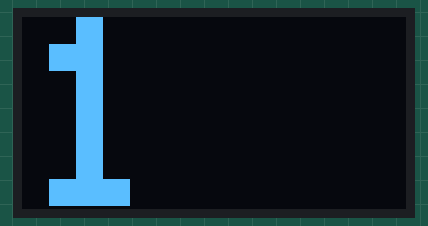
Recording of a sketch running on a simulated Arduino Uno, built with avr-gcc and run on an emulated ATmega328P. On the bench: 128×64 one-colour display.

Above: at 0.4 s.
At 4.5 s:
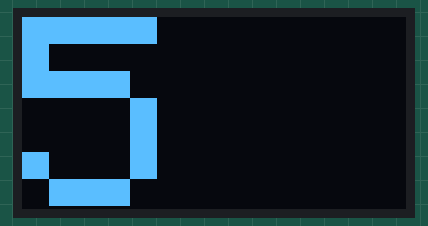
At 9.6 s:
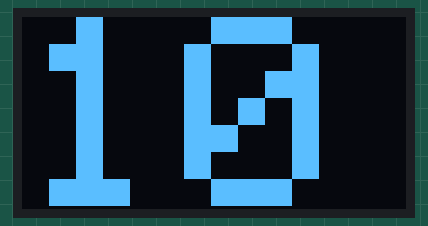
At 18.9 s:
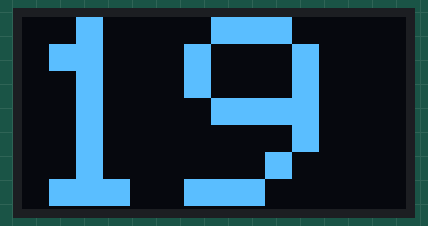
At 28.1 s:
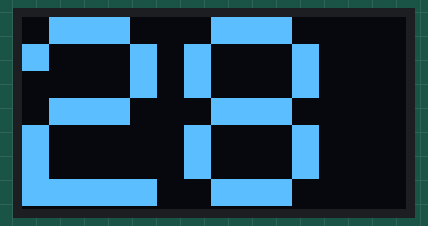
At 38.4 s:
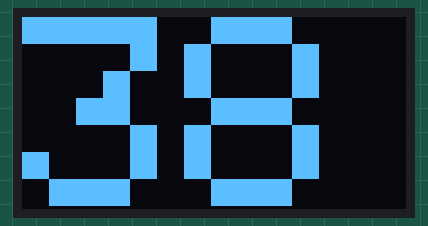

The sketch:

oled_sh1106_i2c_contador.ino
```cpp
/*  oled_sh1106_i2c_dibuja_contador
 *
 * Usando pantalla OLED SH1106 I2C 128x64px
 * David Guzmán
 * Junio de 2022
 *
 * Escribe en pantalla los segundos transcurridos en pantalla OLED.
 *
 * Basado en ejemplo SH1106_128x64_i2c_QTPY de
 * biblioteca Adafruit SH100X.
 *
 * Conexiones:
 *    OLED      Arduino UNO
 *    VCC  --   5V
 *    GND  --   GND
 *    SCK  --   A5
 *    SDA  --   A4
 *
 */
#include <SPI.h>
#include <Wire.h>
#include <Adafruit_GFX.h>
#include <Adafruit_SH110X.h>

/* Uncomment the initialize the I2C address , uncomment only one, If you get a totally blank screen try the other*/
#define i2c_Address 0x3c //initialize with the I2C addr 0x3C Typically eBay OLED's
//#define i2c_Address 0x3d //initialize with the I2C addr 0x3D Typically Adafruit OLED's

#define SCREEN_WIDTH 128 // OLED display width, in pixels
#define SCREEN_HEIGHT 64 // OLED display height, in pixels
#define OLED_RESET -1   //   QT-PY / XIAO
Adafruit_SH1106G display = Adafruit_SH1106G(SCREEN_WIDTH, SCREEN_HEIGHT, &Wire, OLED_RESET);

void setup() {
  delay(250); // wait for the OLED to power up
  display.begin(i2c_Address, true); // Address 0x3C default

  display.clearDisplay(); //limpia contenido de pantalla

  display.setTextSize(9); //asigna tamaño de la fuente. Debe ser número entero.
  display.setTextColor(SH110X_WHITE); //color de texto

}

int contador=0;  //declaro variable entera

void loop() {
  contador = contador + 1;
  display.clearDisplay(); //limpia contenido de pantalla
  display.setCursor(0, 0);
  display.print(contador);
  display.display();  //muestra contenido en pantalla. Sin ella, no dibuja.
  delay(1000);

}
```

Measured:
- what the display in image 0 shows lasts 1.0 s, from 0.3 s to 1.3 s
